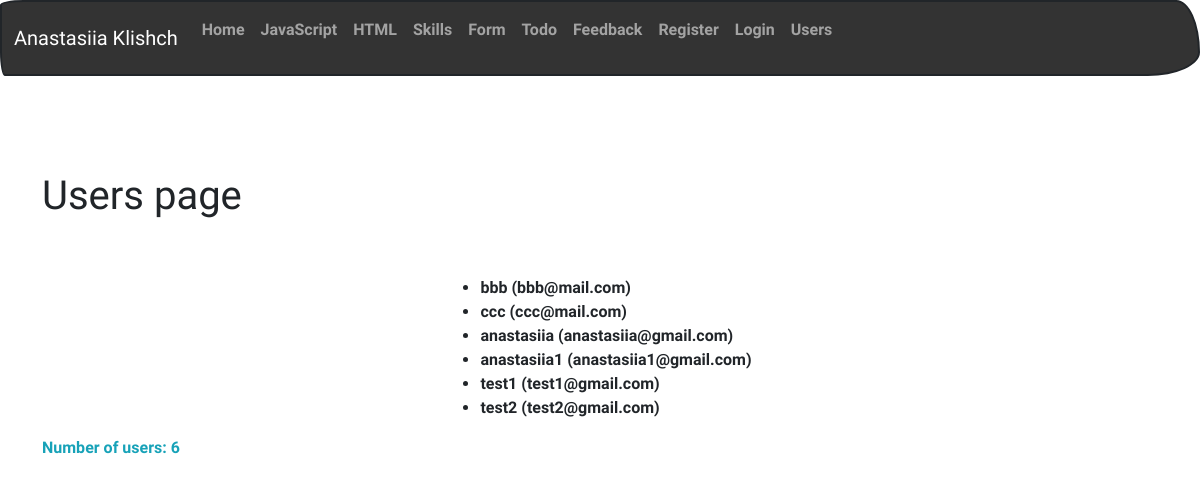
Screenshot of /users with the database file from the repository.
### app/models.py (models this page shows, shortened)
class User(db.Model):
    id = db.Column(db.Integer, primary_key=True)
    username = db.Column(db.String(20), unique=True, nullable=False)
    email = db.Column(db.String(120), unique=True, nullable=False)
    image_file = db.Column(db.String(20), nullable=False, default='default.jpg')
    password = db.Column(db.String(60), nullable=False)

### app/views.py (the view)
@app.route('/users')
def users():
    all_users = User.query.all()
    total_users = len(all_users)
    return render_template("users.html", all_users=all_users, total_users=total_users)

### app/templates/users.html (shortened to what this page needs)
{% from 'render_field.html' import render_field %}
{% extends "base.html" %}
{% block content %}
<h1>Users page</h1>
<br>
<div class="d-flex justify-content-center align-items-center">
    <div class="mt-4">
        {% if all_users %}
        <ul>
            {% for user in all_users %}
                <li>{{ user.username }} ({{ user.email }})</li>
            {% endfor %}
        </ul>
        {% else %}
            <p class="text-danger">There are no registered users.<p>
        {% endif %}
    </div>
</div>
<p class="text-info">Number of users: {{total_users}}</p>
{% endblock %}

### app/templates/base.html (shortened to what this page needs)
<!DOCTYPE html>
<html lang="en">
<head>
    <link rel="stylesheet" type="text/css" href="{{ url_for('static', filename='css/bootstrap.css') }}">
    <link rel="stylesheet" type="text/css" href="{{ url_for('static', filename='css/mystyle.css') }}">
</head>
<body>
    {% include "nav.html" %}
    <div class="container">
      <br>
      <br>
      <br>
      <br>
    </div>
    <div class="container">
        {% block content %}{% endblock %}
    </div>
</body>
</html>

### app/templates/nav.html
{% set menu =  {'Home': url_for('home'),
                'JavaScript': url_for('page1'),
                'HTML': url_for('page2'),
                'Skills': url_for('page3'),
                'Form': url_for('form'),
                'Todo': url_for('todo'),
                'Feedback': url_for('reviews'),
                'Register': url_for('register'),
                'Login': url_for('login'),
                'Users': url_for('users')
                }
                %}
<nav class="navbar navbar-expand-lg bg-primary" data-bs-theme="dark">
    <div class="container-fluid">
      <a class="navbar-brand" href="#">Anastasiia Klishch</a>
      <div class="collapse navbar-collapse" id="navbarColor01">
        <ul class="navbar-nav me-auto">
            {% for name, url in menu.items() %}
                <li class="nav-item">
                    <a class="nav-link" href="{{ url }}">
                        <p>{{ name }}</p>
                    </a>
                </li>
            {% endfor %}
        </ul>
      </div>
    </div>
</nav>

### app/static/css/mystyle.css (style rules this page uses)
body { justify-content: center; align-items: center; height: 100vh; margin: 0; }

### rows the page displays
User: username "bbb", email "bbb@mail.com"
User: username "ccc", email "ccc@mail.com"
User: username "anastasiia", email "anastasiia@gmail.com"
User: username "anastasiia1", email "anastasiia1@gmail.com"
User: username "test1", email "test1@gmail.com"
User: username "test2", email "test2@gmail.com"

### other values shown
{{ name }} "Home" "JavaScript" "HTML" "Skills" "Form" "Todo" "Feedback" "Register" "Login" "Users"
{{ total_users }} "6"
